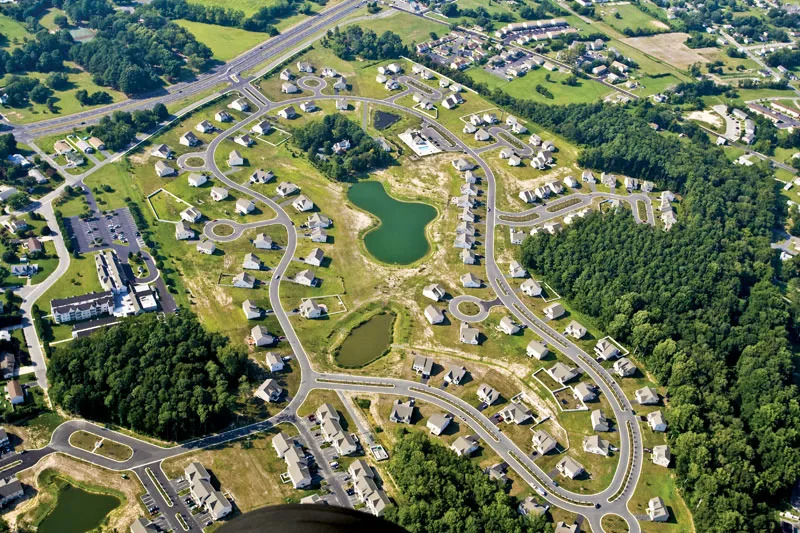
#> input picture dataset/rural_area.jpg, 800 x 533 px
$ python main.py
#> lines starting #> are read from the running program, lines starting #| are printed output that depends on the picture; long printed decimals are rounded
import cv2
import numpy as np
import matplotlib.pyplot as plt


image = cv2.imread("dataset/rural_area.jpg")
#> image is the input picture: shape (533, 800, 3); mean B, G, R 90.5, 119.4, 110.5

if image is None:
    print("Image not found!")
else:
    print("Image loaded successfully!")
    print("Image size:", image.shape)
#| Image size: (533, 800, 3)


    image_rgb = cv2.cvtColor(image, cv2.COLOR_BGR2RGB)


    noise = np.random.normal(0, 25, image_rgb.shape)

    noisy_image = image_rgb + noise
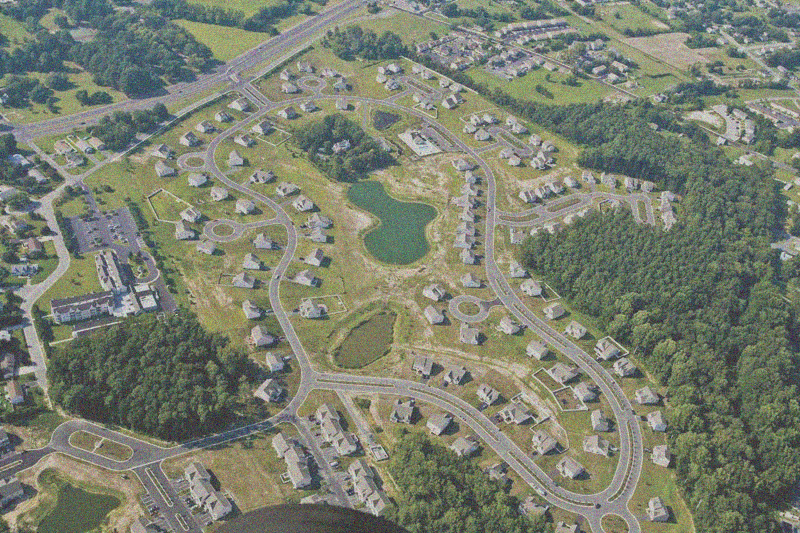
#> noisy_image: shape (533, 800, 3) float64; mean R, G, B 110.5, 119.5, 90.6; drawn with min black and max white

    noisy_image = np.clip(noisy_image, 0, 255).astype(np.uint8)
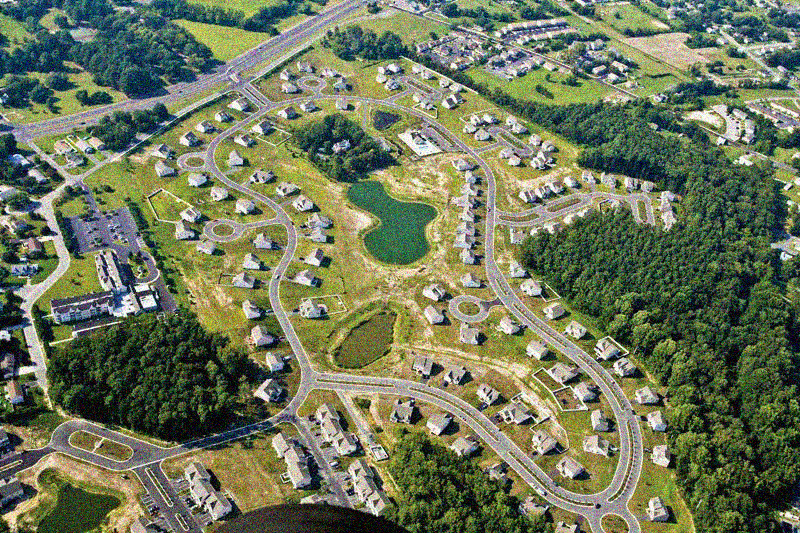
#> noisy_image: shape (533, 800, 3); mean R, G, B 110.8, 119.2, 90.7
    denoised_image = cv2.medianBlur(noisy_image, 5)
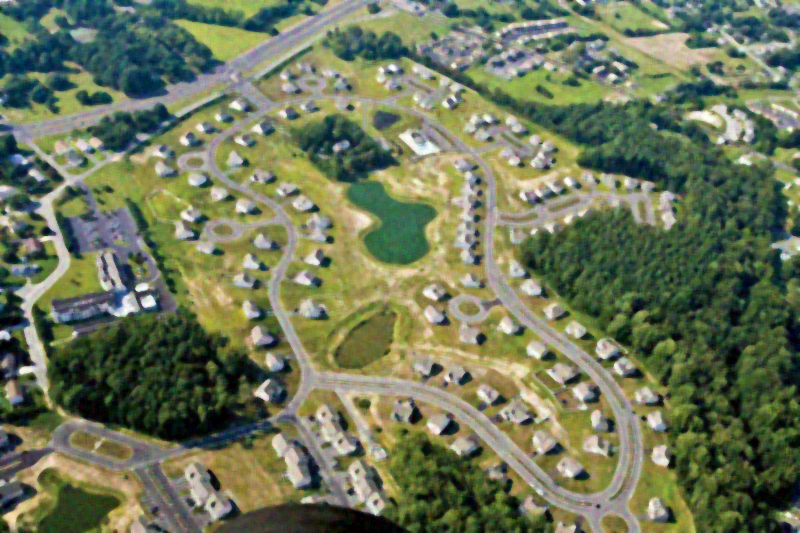
#> denoised_image: shape (533, 800, 3); mean R, G, B 109.7, 118.7, 89.5

    noisy_psnr = cv2.PSNR(image_rgb, noisy_image)
#> noisy_psnr = 20.48
    denoised_psnr = cv2.PSNR(image_rgb, denoised_image)
#> denoised_psnr = 20.76


    gaussian_denoised = cv2.GaussianBlur(noisy_image, (5, 5), 0)


    bilateral_denoised = cv2.bilateralFilter(noisy_image, 9, 75, 75)


    median_psnr = cv2.PSNR(image_rgb, denoised_image)
#> median_psnr = 20.76
    gaussian_psnr = cv2.PSNR(image_rgb, gaussian_denoised)
#> gaussian_psnr = 22.7
    bilateral_psnr = cv2.PSNR(image_rgb, bilateral_denoised)
#> bilateral_psnr = 25.44

    print("PSNR of noisy image:", noisy_psnr)
#| PSNR of noisy image: 20.476
    print("PSNR of median filter:", median_psnr)
#| PSNR of median filter: 20.757
    print("PSNR of gaussian filter:", gaussian_psnr)
#| PSNR of gaussian filter: 22.701
    print("PSNR of bilateral filter:", bilateral_psnr)
#| PSNR of bilateral filter: 25.442

    plt.figure(figsize=(20, 5))

    plt.subplot(1, 5, 1)
    plt.imshow(image_rgb)
    plt.title("Original")
    plt.axis("off")

    plt.subplot(1, 5, 2)
    plt.imshow(noisy_image)
    plt.title(f"Noisy\nPSNR: {noisy_psnr:.2f} dB")
    plt.axis("off")

    plt.subplot(1, 5, 3)
    plt.imshow(denoised_image)
    plt.title(f"Median\nPSNR: {median_psnr:.2f} dB")
    plt.axis("off")

    plt.subplot(1, 5, 4)
    plt.imshow(gaussian_denoised)
    plt.title(f"Gaussian\nPSNR: {gaussian_psnr:.2f} dB")
    plt.axis("off")

    plt.subplot(1, 5, 5)
    plt.imshow(bilateral_denoised)
    plt.title(f"Bilateral\nPSNR: {bilateral_psnr:.2f} dB")
    plt.axis("off")

    plt.tight_layout()
    plt.show()
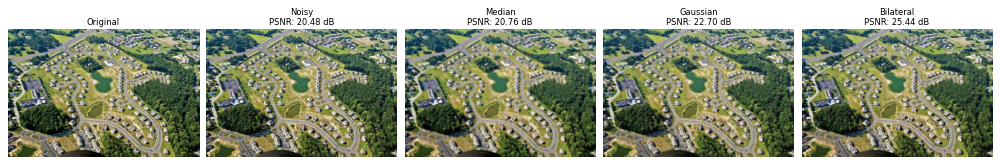
#> figure drawn by matplotlib, 5 panels
